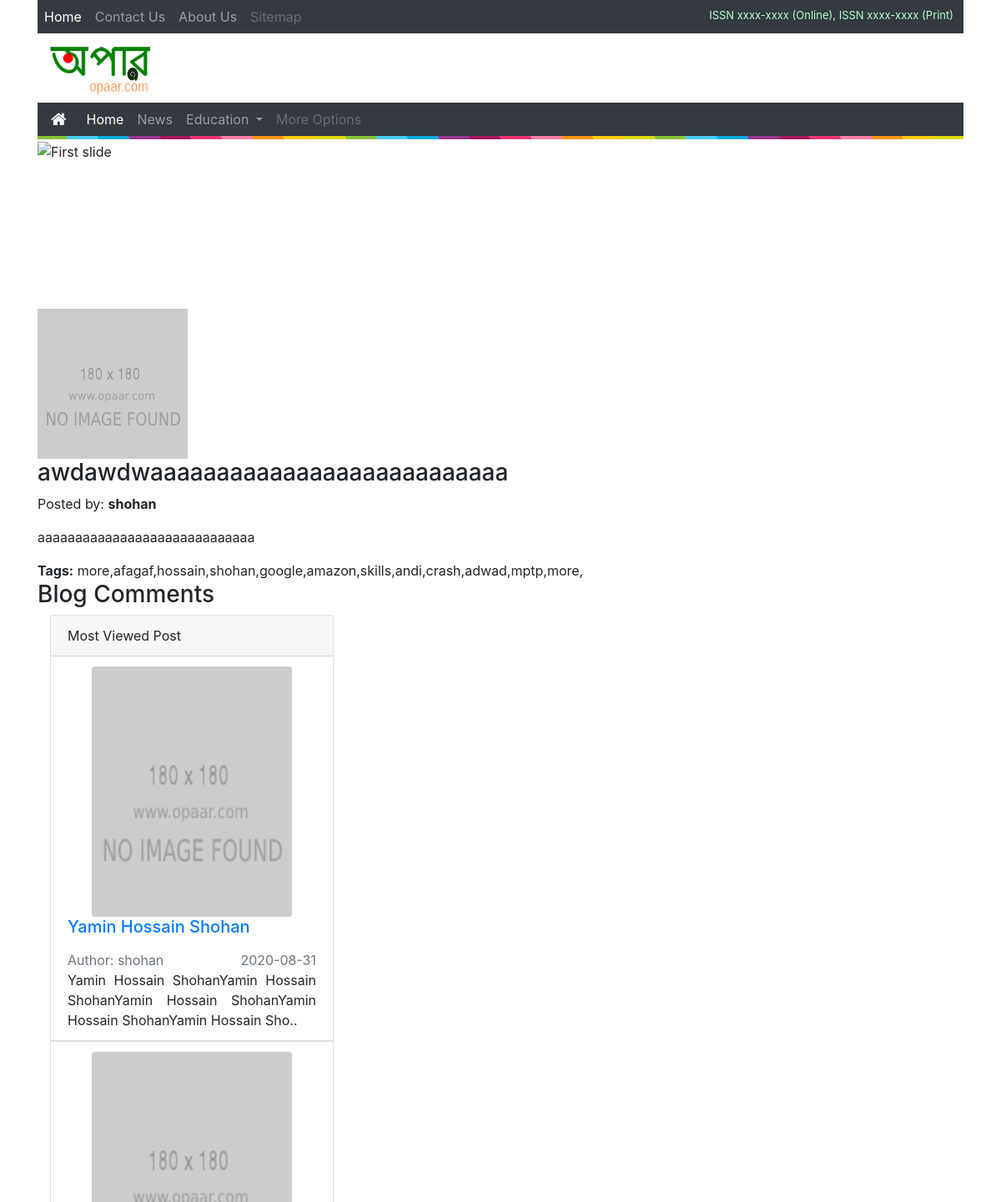
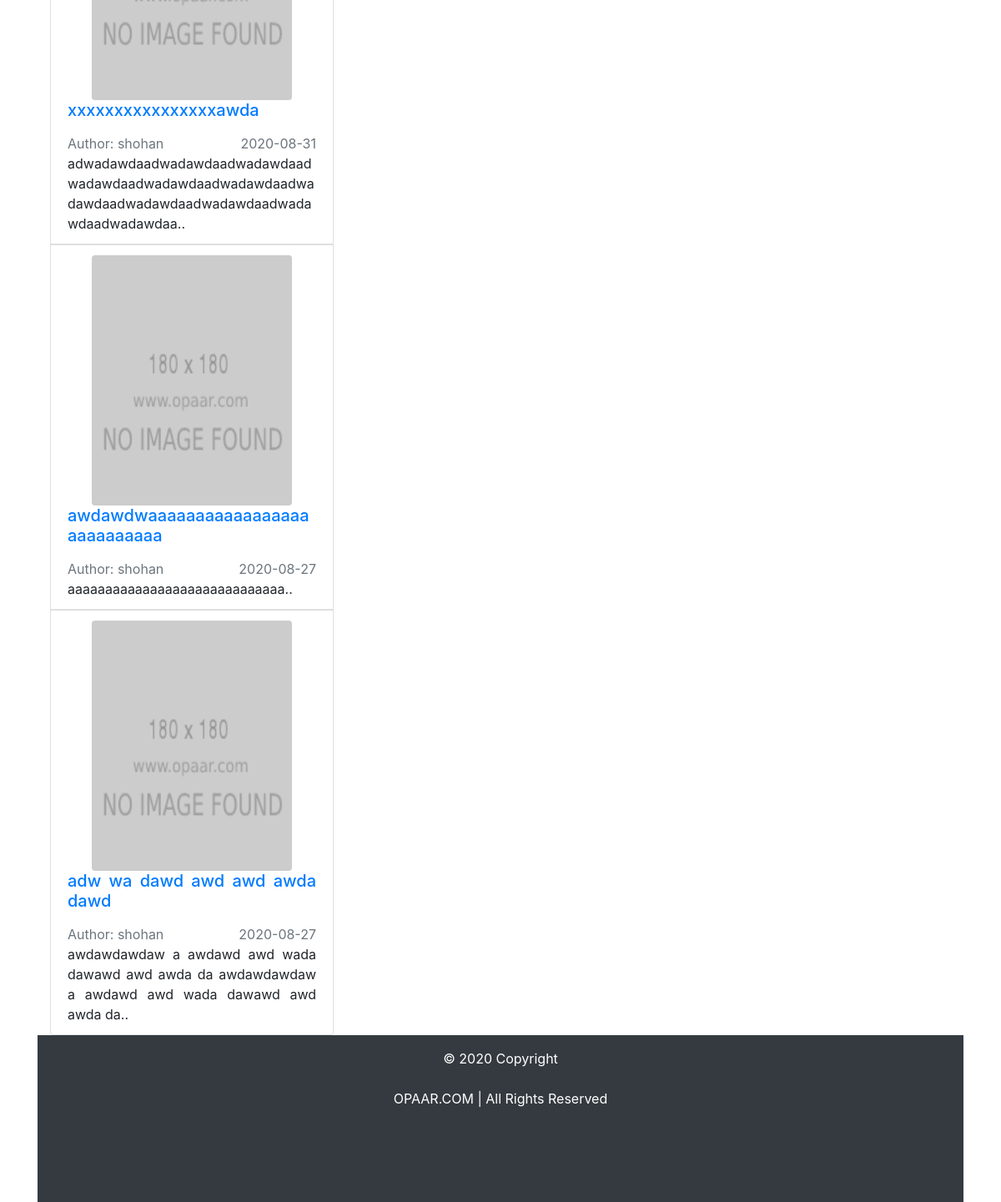
/blog_page.php?blog=wadawd, run on an earlier commit of the app's database (2 pictures, top to bottom).
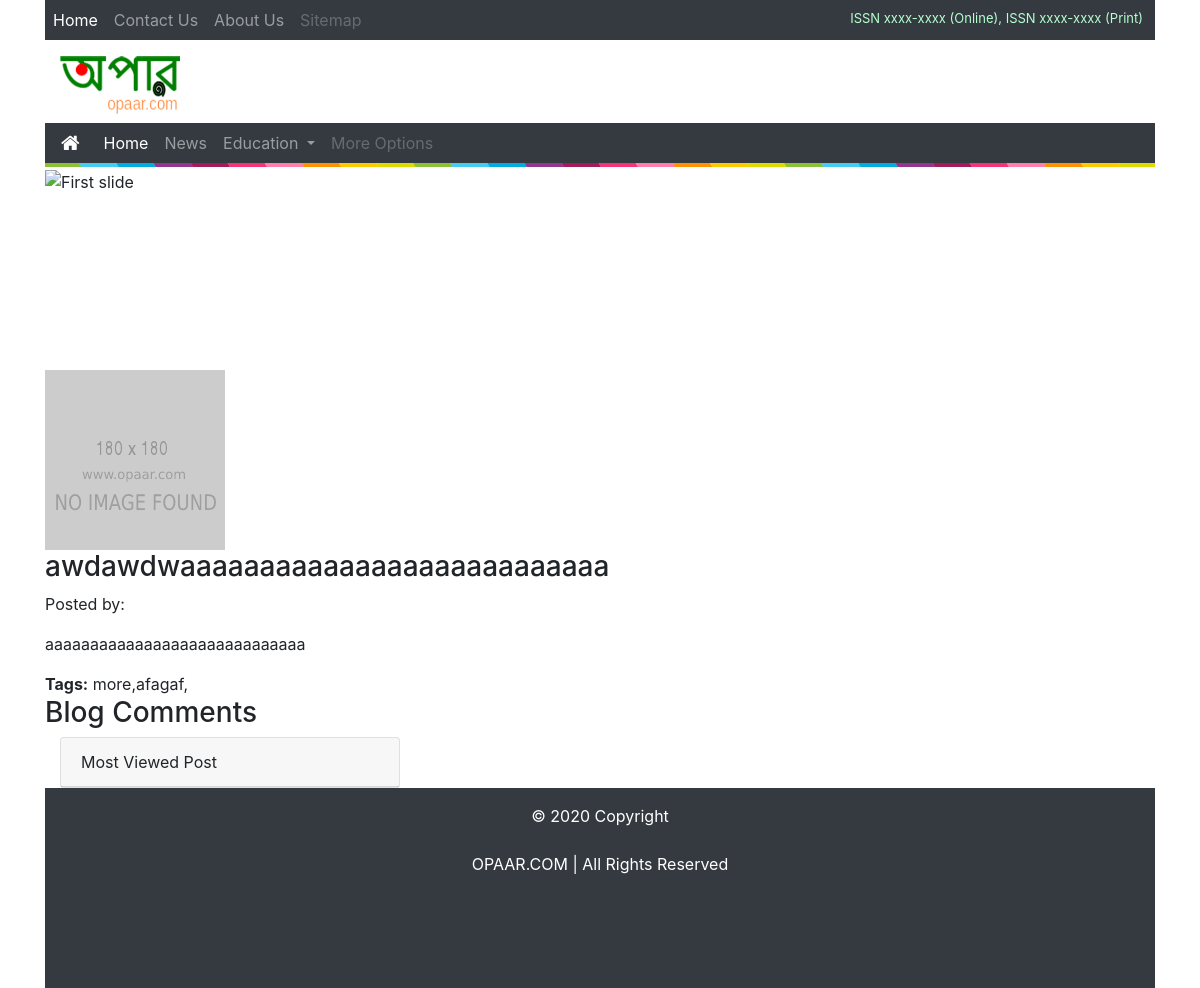
And on a later commit of the database.
### tables this page shows
CREATE TABLE `opaar_blog` (
  `id` int(11) NOT NULL,
  `user_id` int(11) NOT NULL,
  `blog_title` text NOT NULL,
  `blog_slug` varchar(500) NOT NULL,
  `blog_description` text NOT NULL,
  `blog_cover` text NOT NULL,
  `blog_date` date NOT NULL,
  `blog_tags` text NOT NULL,
  `blog_status` int(11) NOT NULL,
  `blog_trash` int(11) NOT NULL,
  `blog_creation` datetime NOT NULL,
  `blog_last_update` datetime NOT NULL,
  `ip` text NOT NULL
);

CREATE TABLE `opaar_users` (
  `id` int(11) NOT NULL,
  `username` varchar(200) NOT NULL,
  `password` varchar(500) NOT NULL,
  `firstname` varchar(200) NOT NULL,
  `lastname` varchar(200) NOT NULL,
  `email` varchar(200) NOT NULL,
  `mobile` varchar(200) NOT NULL,
  `homemobile` varchar(200) NOT NULL,
  `description` text NOT NULL,
  `address` varchar(300) NOT NULL,
  `status` int(11) NOT NULL,
  `ip` varchar(500) NOT NULL,
  `country` varchar(500) NOT NULL,
  `role` int(11) NOT NULL,
  `time` datetime NOT NULL
);

CREATE TABLE `opaar_blog_tags` (
  `id` int(11) NOT NULL,
  `blog_id` int(11) NOT NULL,
  `tags` varchar(100) NOT NULL
);

### function/siteconfig.php (called while the page is built)
<?php
$cdn = '0';
?>

### blog_page.php (the view, shortened to what this page needs)
<?php
require"function/database.php";
require"function/siteconfig.php";
require"index/header.php";?>
<body>
<div class="container">
<div class="col-main">
<?php
$blog_page = $_GET['blog'];
$sql="SELECT * FROM opaar_blog WHERE blog_slug='$blog_page'";
$stmt = $con->prepare($sql);
$stmt->execute();
if ($stmt->rowCount() > 0) {
while ($blog_page = $stmt->fetch()) { $blog_page_id_get = $blog_page["id"]; $user_id = ''. $blog_page["user_id"].'' ?>
<?php  $tags_array[$blog_page_id_get] = $blog_page;;?>
<div class="col-card">
<div id="post">
<?php
if($cdn == '1'){;?><img src="https://cdnashbd.s3-ap-southeast-1.amazonaws.com/opaar/<?php echo''. $blog_page["blog_cover"].'';?>" id="img_cover" onerror="this.onerror=null; this.src='admin/assets/img/cover_180.png'"> <div id="break"> </div> <?php } else {;?>
<img src="uploads/<?php echo''. $blog_page["blog_cover"].'';?>" id="img_cover" onerror="this.onerror=null; this.src='admin/assets/img/cover_180.png'"> <div id="break"> </div>
<?php };?>
<H3> <?php echo wordwrap(strip_tags($blog_page["blog_title"],'<p><a><br>'),40,'<br>', true);?></H3>
<?php
$sql1="SELECT * FROM opaar_users WHERE id='$user_id'";
$stmt = $con->prepare($sql1);
$stmt->execute();
$row = $stmt->fetch();
echo 'Posted by: <b> '.$row['1'].'</b>';?>
<p> <?php echo wordwrap(strip_tags($blog_page["blog_description"],'<p><a><br><img>'),78,'<br>', true);?></p>
<b>Tags:</b>
<?php
foreach ($tags_array as $tags_blog_id => $meet_slug)
{
$sqlslug="SELECT * FROM `opaar_blog_tags` WHERE blog_id = '$tags_blog_id';";
$stmt = $con->prepare($sqlslug);
$stmt->execute();
while ($what = $stmt->fetch()) {
echo ''.wordwrap($what['tags'].',',17,'<br>', true);
}
}
;?>
<?php }} else {echo "<div class='col-card' style='padding:10%;'>No Journals Found..</div>";};?>
</div></div>
<div class="col-card">
<h3> <div class="sep">Blog Comments</div></h3>
</div>
</div>
<?php include"index/sidebar.php";?>
        </div>
    </body>
<?php require"index/footer.php";?>

### index/sidebar.php
<?php require"function/siteconfig.php" ;?>
<div class="col-lg-4">
 <div class="card">
 <div class="card-header">
  Most Viewed Post
   </div>
     <?php
     $sql_blog = "SELECT * from opaar_blog INNER JOIN opaar_users ON opaar_users.id = opaar_blog.user_id ORDER BY opaar_blog.blog_title DESC limit 0,4;";
     $stmt = $con->prepare($sql_blog);
     $stmt->execute();
     if ($stmt->rowCount() > 0) {
     while ($blog = $stmt->fetch()) {;?>
<ul class="list-group list-group-flush" style="text-align:justify">
<li class="list-group-item">
<h5><p>
<?php
if($cdn == '1'){;?><img src="https://cdnashbd.s3-ap-southeast-1.amazonaws.com/opaar/<?php echo''. $blog["blog_cover"].'';?>" width="240" height="300" role="img" onerror="this.onerror=null; this.src='admin/assets/img/cover_180.png'" class="rounded mx-auto d-block"> <?php } else {;?>
<img src="uploads/<?php echo''. $blog["blog_cover"].'';?>" width="240" height="300" role="img" onerror="this.onerror=null; this.src='admin/assets/img/cover_180.png'" class="rounded mx-auto d-block">
<?php };?>
<a href="main_reading.php?blog=<?php echo''. $blog["blog_slug"].'';?>"><?php echo wordwrap(strip_tags($blog['blog_title']),220,"<br>", false);?> </a></p> </h5>
 <div class="mb-1 text-muted">
     <div class="float-left">Author: <?php echo $blog['username'];?></div>
     <div class="float-right"> <?php echo''. $blog["blog_date"].'';?> </div>
           </div> <br>
<p class="card-text mb-auto">
<?php echo''. wordwrap(strip_tags(substr($blog["blog_description"],0,100),''),400,'<p>', false).'..';?>
    </p>
       </li>
          </ul>
             <?php }};?>
</div>
</div>

What changed in the data, as far as the page shows it:
no longer on one of the page's lists (row unchanged): opaar_blog: blog_title "awdawdwaaaaaaaaaaaaaaaaaaaaaaaaaaa", user.username "shohan", blog_date "2020-08-27", blog_description "aaaaaaaaaaaaaaaaaaaaaaaaaaaaa"
removed opaar_blog_tags: tags "hossain,"
removed opaar_blog_tags: tags "shohan,"
removed opaar_blog_tags: tags "google,"
removed opaar_blog_tags: tags "amazon,"
removed opaar_blog_tags: tags "skills,"
removed opaar_blog_tags: tags "andi,"
removed opaar_blog_tags: tags "crash,"
removed opaar_blog_tags: tags "adwad,"
removed opaar_blog_tags: tags "mptp,"
removed opaar_blog_tags: tags "more,"
no longer on this page (row unchanged): opaar_blog: blog_title "Yamin Hossain Shohan", user.username "shohan", blog_date "2020-08-31", blog_description "Yamin Hossain ShohanYamin Hossain ShohanYamin Hossain ShohanYamin Hossain ShohanYamin Hossain Sho", shown under "Blog Comments"
no longer on this page (row unchanged): opaar_blog: blog_cover (picture), blog_title "xxxxxxxxxxxxxxxxawda", user.username "shohan", blog_date "2020-08-31", blog_description "adwadawdaadwadawdaadwadawdaadwadawdaadwadawdaadwadawdaadwadawdaadwadawdaadwadawdaadwadawdaadwadawdaa", shown under "Blog Comments"
no longer on this page (row unchanged): opaar_blog: blog_cover (picture), blog_title "adw wa dawd awd awd awda dawd", user.username "shohan", blog_date "2020-08-27", blog_description "awdawdawdaw a awdawd awd wada dawawd awd awda da awdawdawdaw a awdawd awd wada dawawd awd awda da", shown under "Blog Comments"
shown differently, row unchanged: opaar_blog "awdawdwaaaaaaaaaaaaaaaaaaaaaaaaaaa": user.username "shohan" → (not shown)
